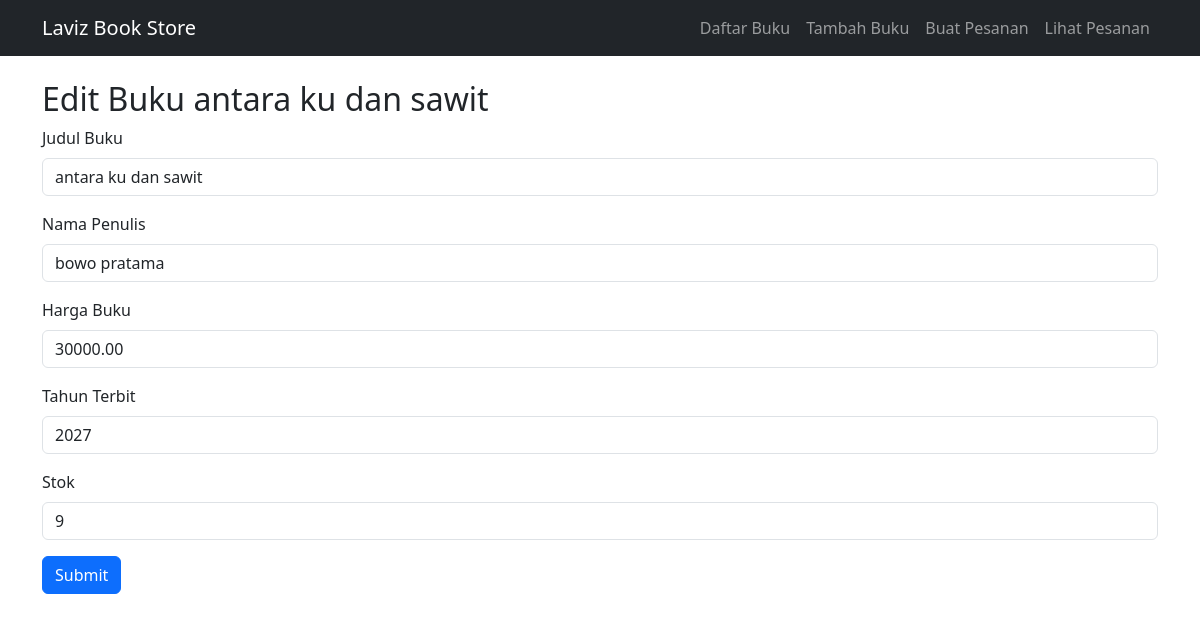
The page /pertemuan9/belajar/edit.php?id=2 on the database as committed earlier.
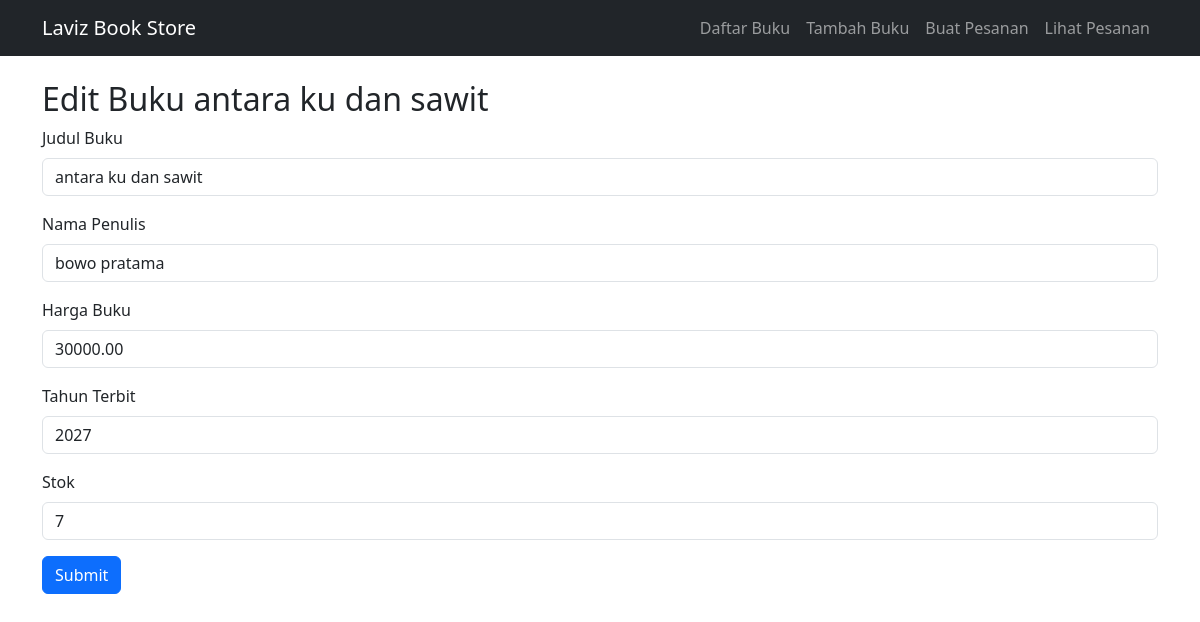
The same page on the database as committed later.
### tables this page shows
CREATE TABLE `buku` (
  `id` int NOT NULL,
  `judul` varchar(255) NOT NULL,
  `penulis` varchar(255) NOT NULL,
  `tahun_terbit` int NOT NULL,
  `harga` decimal(10,2) NOT NULL,
  `stok` int NOT NULL
);

### pertemuan9/belajar/edit.php (the view, shortened to what this page needs)
<?php
include "koneksi.php";
include "nav.php";
if (isset($_GET['id']) && is_numeric($_GET['id'])) {
    $id = $_GET['id'];
    $stmt = $conn->prepare(
        "SELECT * FROM buku
        WHERE id = ?"
    );
    $stmt->bind_param("i", $id);
    $stmt->execute();
    $result = $stmt->get_result();
    $buku = $result->fetch_assoc();
} else {
    echo "ID buku tidak valid";
}
?>
<!DOCTYPE html>
<html lang="en">
<head>
    <link href="https://cdn.jsdelivr.net/npm/bootstrap@5.3.8/dist/css/bootstrap.min.css" rel="stylesheet">
    <link rel="stylesheet" href="https://cdn.jsdelivr.net/npm/bootstrap-icons@1.11.3/font/bootstrap-icons.min.css">
</head>
<body>
    <div class="container mt-4">
        <h2>Edit Buku <?= $buku['judul'] ?></h2>
        <form method="POST" action="proses_edit.php">
            <div class="form-group mb-3">
                <label class="form-label" for="judul">Judul Buku</label>
                <input type="text" class="form-control" id="judul" name="judul" value="<?= $buku['judul'] ?>" required>
            </div>
            <div class="form-group mb-3">
                <label class="form-label" for="penulis">Nama Penulis</label>
                <input type="text" class="form-control" id="penulis" name="penulis" value="<?= $buku['penulis'] ?>" required>
            </div>
            <div class="form-group mb-3">
                <label class="form-label" for="harga">Harga Buku</label>
                <input type="number" class="form-control" id="harga" name="harga" value="<?= $buku['harga'] ?>" required>
            </div>
            <div class="form-group mb-3">
                <label class="form-label" for="tahun_terbit">Tahun Terbit</label>
                <input type="number" class="form-control" id="tahun_terbit" name="tahun_terbit" value="<?= $buku['tahun_terbit'] ?>" required>
            </div>
            <div class="form-group mb-3">
                <label class="form-label" for="stok">Stok</label>
                <input type="number" class="form-control" id="stok" name="stok" value="<?= $buku['stok'] ?>" required>
            </div>
            <button class="btn btn-primary" type="submit" name="submit" value="submit">
                Submit
            </button>
        </form>
    </div>
</body>
</html>

Rows that differ between the two databases and show on the page:
changed buku "antara ku dan sawit": stok "9" → "7"
